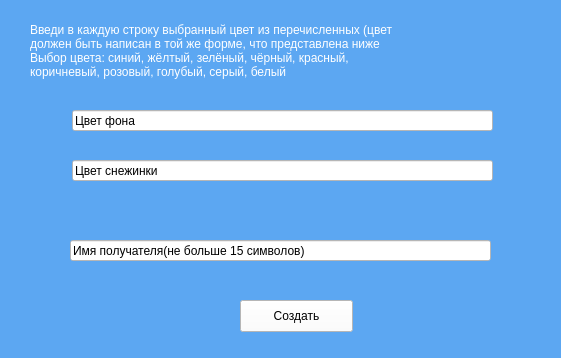
<?xml version="1.0" encoding="UTF-8"?>
<ui version="4.0">
 <class>Snowfall</class>
 <widget class="QWidget" name="Snowfall">
  <property name="geometry">
   <rect>
    <x>0</x>
    <y>0</y>
    <width>561</width>
    <height>358</height>
   </rect>
  </property>
  <property name="windowTitle">
   <string>Form</string>
  </property>
  <property name="styleSheet">
   <string notr="true">background-color: rgb(92, 167, 242);</string>
  </property>
  <widget class="QLineEdit" name="name_inf">
   <property name="geometry">
    <rect>
     <x>70</x>
     <y>240</y>
     <width>421</width>
     <height>21</height>
    </rect>
   </property>
   <property name="styleSheet">
    <string notr="true">background-color: rgb(255, 255, 255);
font: 14pt &quot;Courier New&quot;;</string>
   </property>
   <property name="text">
    <string>Имя получателя(не больше 15 символов)</string>
   </property>
  </widget>
  <widget class="QLineEdit" name="snowfall_color">
   <property name="geometry">
    <rect>
     <x>72</x>
     <y>160</y>
     <width>421</width>
     <height>21</height>
    </rect>
   </property>
   <property name="styleSheet">
    <string notr="true">background-color: rgb(255, 255, 255);
font: 14pt &quot;Courier New&quot;;</string>
   </property>
   <property name="text">
    <string>Цвет снежинки</string>
   </property>
  </widget>
  <widget class="QLineEdit" name="back_color">
   <property name="geometry">
    <rect>
     <x>72</x>
     <y>110</y>
     <width>421</width>
     <height>21</height>
    </rect>
   </property>
   <property name="styleSheet">
    <string notr="true">background-color: rgb(255, 255, 255);
font: 14pt &quot;Courier New&quot;;</string>
   </property>
   <property name="text">
    <string>Цвет фона</string>
   </property>
  </widget>
  <widget class="QPushButton" name="create_button3">
   <property name="geometry">
    <rect>
     <x>240</x>
     <y>300</y>
     <width>113</width>
     <height>32</height>
    </rect>
   </property>
   <property name="styleSheet">
    <string notr="true">background-color: rgb(255, 255, 255);
font: 14pt &quot;Courier New&quot;;</string>
   </property>
   <property name="text">
    <string>Создать</string>
   </property>
  </widget>
  <widget class="QLabel" name="label">
   <property name="geometry">
    <rect>
     <x>30</x>
     <y>15</y>
     <width>541</width>
     <height>71</height>
    </rect>
   </property>
   <property name="styleSheet">
    <string notr="true">font: 14pt &quot;Courier New&quot;;
color: rgb(255, 255, 255);</string>
   </property>
   <property name="text">
    <string>Введи в каждую строку выбранный цвет из перечисленных (цвет
должен быть написан в той же форме, что представлена ниже
Выбор цвета: синий, жёлтый, зелёный, чёрный, красный,
коричневый, розовый, голубый, серый, белый</string>
   </property>
  </widget>
 </widget>
 <resources/>
 <connections/>
</ui>
